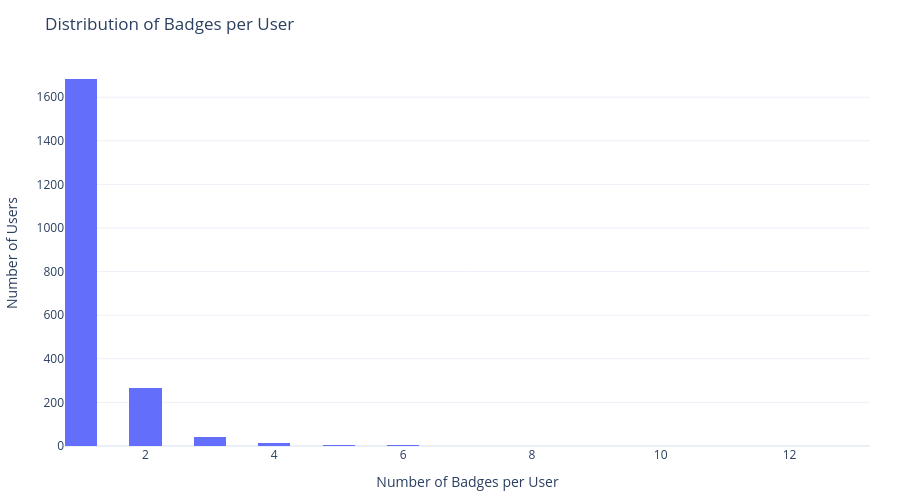

The cell this chart's notebook holds for it:
### Markdown cell above
### Badges per user distribution

A histogram showing how many badges users typically have.

### Code cell
user_badge_counts = df.groupby('user_id').size().reset_index(name='badge_count')

fig = px.histogram(
    user_badge_counts,
    x='badge_count',
    nbins=30,
    title='Distribution of Badges per User',
    labels={'badge_count': 'Number of Badges', 'count': 'Number of Users'}
)

fig.update_layout(
    xaxis_title='Number of Badges per User',
    yaxis_title='Number of Users',
    height=500
)
fig.show()

save_plotly(fig, 'badges_per_user_distribution', 'Distribution showing how many badges users typically have', friendly_name='Badges per user distribution')

### Figure 1 — Plotly figure (JSON) as saved in the notebook; plotly's stock layout.template omitted (floating-point values rounded to 4 significant figures; data arrays with more than 128 entries replaced by an {"elided": "..."} marker saying what was removed)
{"data": [{"bingroup": "x", "hovertemplate": "Number of Badges=%{x}<br>count=%{y}<extra></extra>", "legendgroup": "", "marker": {"color": "#636efa", "pattern": {"shape": ""}}, "name": "", "nbinsx": 30, "orientation": "v", "showlegend": false, "type": "histogram", "x": {"elided": "2014 int values"}, "xaxis": "x", "yaxis": "y"}], "layout": {"barmode": "relative", "height": 500, "legend": {"tracegroupgap": 0}, "title": {"text": "Distribution of Badges per User"}, "xaxis": {"anchor": "y", "domain": [0, 1], "title": {"text": "Number of Badges per User"}}, "yaxis": {"anchor": "x", "domain": [0, 1], "title": {"text": "Number of Users"}}}}
